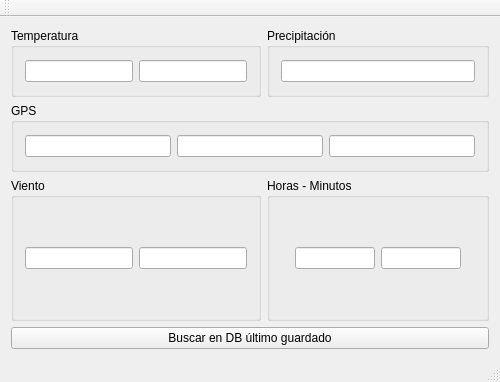
<?xml version="1.0" encoding="UTF-8"?>
<ui version="4.0">
 <class>MeteoECI_GUI</class>
 <widget class="QMainWindow" name="MeteoECI_GUI">
  <property name="geometry">
   <rect>
    <x>0</x>
    <y>0</y>
    <width>500</width>
    <height>382</height>
   </rect>
  </property>
  <property name="minimumSize">
   <size>
    <width>500</width>
    <height>382</height>
   </size>
  </property>
  <property name="maximumSize">
   <size>
    <width>500</width>
    <height>382</height>
   </size>
  </property>
  <property name="windowTitle">
   <string>MeteoECI_GUI</string>
  </property>
  <property name="windowIcon">
   <iconset resource="recursos.qrc">
    <normaloff>:/icons/artificial-intelligencia.png</normaloff>:/icons/artificial-intelligencia.png</iconset>
  </property>
  <widget class="QWidget" name="centralWidget">
   <layout class="QGridLayout" name="gridLayout_6">
    <item row="0" column="0">
     <layout class="QVBoxLayout" name="verticalLayout_3">
      <item>
       <layout class="QVBoxLayout" name="verticalLayout_2">
        <item>
         <layout class="QVBoxLayout" name="verticalLayout">
          <item>
           <layout class="QHBoxLayout" name="horizontalLayout_3">
            <item>
             <widget class="QGroupBox" name="groupBox">
              <property name="title">
               <string>Temperatura</string>
              </property>
              <layout class="QGridLayout" name="gridLayout">
               <item row="0" column="0">
                <layout class="QHBoxLayout" name="horizontalLayout">
                 <item>
                  <widget class="QLineEdit" name="txt_Temp"/>
                 </item>
                 <item>
                  <widget class="QLineEdit" name="txt_Hum"/>
                 </item>
                </layout>
               </item>
              </layout>
             </widget>
            </item>
            <item>
             <widget class="QGroupBox" name="groupBox_3">
              <property name="title">
               <string>Precipitación</string>
              </property>
              <layout class="QGridLayout" name="gridLayout_3">
               <item row="0" column="0">
                <widget class="QLineEdit" name="txt_Preci"/>
               </item>
              </layout>
             </widget>
            </item>
           </layout>
          </item>
          <item>
           <widget class="QGroupBox" name="groupBox_2">
            <property name="title">
             <string>GPS</string>
            </property>
            <layout class="QGridLayout" name="gridLayout_2">
             <item row="0" column="0">
              <layout class="QHBoxLayout" name="horizontalLayout_2">
               <item>
                <widget class="QLineEdit" name="txt_Lat"/>
               </item>
               <item>
                <widget class="QLineEdit" name="txt_Lon"/>
               </item>
               <item>
                <widget class="QLineEdit" name="txt_Alt"/>
               </item>
              </layout>
             </item>
            </layout>
           </widget>
          </item>
         </layout>
        </item>
        <item>
         <layout class="QHBoxLayout" name="horizontalLayout_6">
          <item>
           <widget class="QGroupBox" name="groupBox_4">
            <property name="title">
             <string>Viento</string>
            </property>
            <layout class="QGridLayout" name="gridLayout_4">
             <item row="0" column="0">
              <layout class="QHBoxLayout" name="horizontalLayout_4">
               <item>
                <widget class="QLineEdit" name="txt_Vel"/>
               </item>
               <item>
                <widget class="QLineEdit" name="txt_Dir"/>
               </item>
              </layout>
             </item>
            </layout>
           </widget>
          </item>
          <item>
           <widget class="QGroupBox" name="groupBox_5">
            <property name="title">
             <string>Horas - Minutos</string>
            </property>
            <layout class="QGridLayout" name="gridLayout_5">
             <item row="0" column="0">
              <layout class="QHBoxLayout" name="horizontalLayout_5">
               <item>
                <widget class="QLineEdit" name="txt_Hr">
                 <property name="maximumSize">
                  <size>
                   <width>80</width>
                   <height>16777215</height>
                  </size>
                 </property>
                </widget>
               </item>
               <item>
                <widget class="QLineEdit" name="txt_Min">
                 <property name="maximumSize">
                  <size>
                   <width>80</width>
                   <height>16777215</height>
                  </size>
                 </property>
                </widget>
               </item>
              </layout>
             </item>
            </layout>
           </widget>
          </item>
         </layout>
        </item>
       </layout>
      </item>
      <item>
       <widget class="QPushButton" name="cmd_Recuperar">
        <property name="text">
         <string>Buscar en DB último guardado</string>
        </property>
       </widget>
      </item>
     </layout>
    </item>
   </layout>
  </widget>
  <widget class="QMenuBar" name="menuBar">
   <property name="geometry">
    <rect>
     <x>0</x>
     <y>0</y>
     <width>500</width>
     <height>22</height>
    </rect>
   </property>
  </widget>
  <widget class="QToolBar" name="mainToolBar">
   <attribute name="toolBarArea">
    <enum>TopToolBarArea</enum>
   </attribute>
   <attribute name="toolBarBreak">
    <bool>false</bool>
   </attribute>
  </widget>
  <widget class="QStatusBar" name="statusBar"/>
 </widget>
 <layoutdefault spacing="6" margin="11"/>
 <resources>
  <include location="recursos.qrc"/>
 </resources>
 <connections/>
</ui>
